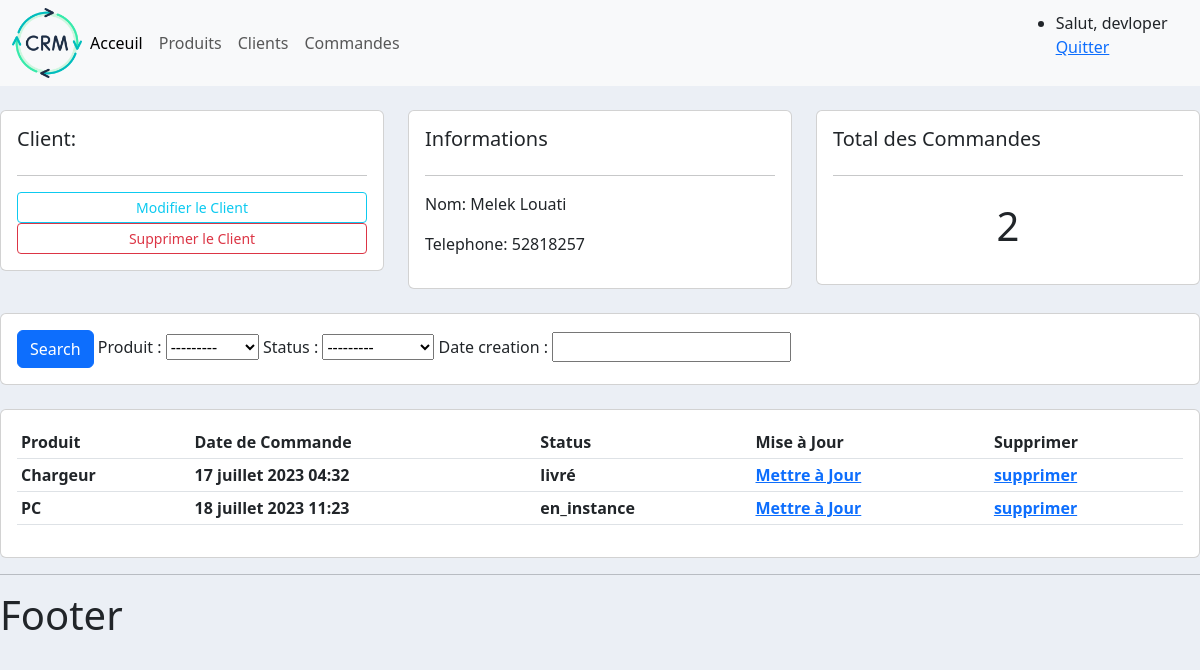
The page /client//1/ (signed in) on the database its author committed.
### client/models.py (models this page shows, shortened)
class Client(models.Model):
    nom=models.CharField(max_length=200,null=True)
    telephone=models.CharField(max_length=200,null=True)
    date_creation=models.DateTimeField(auto_now_add=True,null=True)

### commande/models.py (models this page shows)
class Commande(models.Model):
    STATUS=(('en_instance','en_instance'),
            ('non livré','non livré'),
            ('livré','livré'))
    client=models.ForeignKey(Client,null=True,on_delete=models.SET_NULL)
    produit=models.ForeignKey(Produit,null=True,on_delete=models.SET_NULL)
    status=models.CharField(max_length=200,null=True,choices=STATUS)
    date_creation=models.DateTimeField(auto_now_add=True,null=True)

### produit/models.py (models this page shows)
class Produit(models.Model):
    nom=models.CharField(max_length=200,null=True)
    prix=models.FloatField(null=True)
    date_creation=models.DateTimeField(auto_now_add=True,null=True)
    tag=models.ManyToManyField(Tag)
    def __str__(self):
        return self.nom

### client/views.py (the view)
# urls.py: path('/<str:pk>/',views.list_client,name='client'),
@login_required(login_url='acces')
def list_client(request,pk):
    client = Client.objects.get(id=pk)
    commande=client.commande_set.all()
    commande_total=commande.count()
    myFilter=CommandeFiltre(request.GET,queryset=commande)
    commande=myFilter.qs
    context = {'client':client,'commande':commande,'commande_total':commande_total,'myFilter':myFilter}
    return render(request, 'client/list_client.html',context)

### templates/client/list_client.html
{% extends 'main.html' %}
{% block content %}
<br>
<div class="row">
	<div class="col-md">
		<div class="card card-body">
			<h5>Client:</h5>
			<hr>
			<a class="btn btn-outline-info  btn-sm btn-block" href="">Modifier le Client</a>
			<a class="btn btn-outline-danger  btn-sm btn-block" href="">Supprimer le Client</a>
		</div>
	</div>
	<div class="col-md">
		<div class="card card-body">
			<h5>Informations</h5>
			<hr>
			<p>Nom: {{client.nom}} </p>
			<p>Telephone: {{client.telephone}} </p>
		</div>
	</div>
	<div class="col-md">
		<div class="card card-body">
			<h5>Total des Commandes</h5>
			<hr>
			<h1 style="text-align: center;padding: 10px">{{commande_total}}</h1>
		</div>
	</div>
</div>
<br>
<div class="row">
	<div class="col">
		<div class="card card-body">
			<form method="get">
		    <button class="btn btn-primary" type="submit">Search</button>
        {{myFilter.form}}
		  </form>
		</div>
	</div>
</div>
<br>
<div class="row">
	<div class="col-md">
		<div class="card card-body">
			<table class="table table-sm">
				<tr>
					<th>Produit</th>
					<th>Date de Commande</th>
					<th>Status</th>
					<th>Mise à Jour</th>
					<th>Supprimer</th>
				</tr>
        {% for commande in commande %}
        	<tr>
					<th>{{commande.produit}}</th>
					<th>{{commande.date_creation}}</th>
					<th>{{commande.status}}</th>
					<th><a href=''>Mettre à Jour</a></th>
					<th><a href=''>supprimer</a></th>
				</tr>
        {% endfor %}
			</table>
		</div>
	</div>
</div>
{%  endblock %}

### templates/base/navbar.html (shortened to what this page needs)
{% load static %}
<nav class="navbar navbar-expand-lg navbar-light bg-light">
  <div class="container-fluid">
    <img src="{% static 'images/logo.png' %}" style="width: 70px; height: auto;">
    <div class="collapse navbar-collapse" id="navbarNav">
      <ul class="navbar-nav">
        <li class="nav-item">
          <a class="nav-link active" aria-current="page" href="#">Acceuil</a>
        </li>
        <li class="nav-item">
          <a class="nav-link" href="#">Produits</a>
        </li>
        <li class="nav-item">
          <a class="nav-link" href="#">Clients</a>
        </li>
        <li class="nav-item">
          <a class="nav-link" href="#">Commandes</a>
        </li>
      </ul>
    </div>
  </div>
    <ul>
  <li class="nav-item">
<span>Salut, {{request.user}}</span>
    <span><a href="{% url 'quitter'%}">Quitter</a></span>
  </li>
      </ul>
</nav>

### static/css/main.css (style rules this page uses)
body { background-color: #ebeff5; }

### rows shown on the page
Client: nom "Melek Louati", telephone "52818257"
Commande: produit "Chargeur", date_creation "17 juillet 2023 04:32", status "livré"
Commande: produit "PC", date_creation "18 juillet 2023 11:23", status "en_instance"

### other values the page prints
{{ request.user }} "devloper"
{{ commande_total }} "2"
